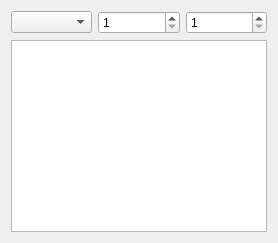
<?xml version="1.0" encoding="UTF-8"?>
<ui version="4.0">
 <class>VerseEntryWdgt</class>
 <widget class="QWidget" name="VerseEntryWdgt">
  <property name="windowTitle">
   <string>Verse Entry Widget</string>
  </property>
  <layout class="QVBoxLayout" name="VLVerseEntryWdgt">
   <item>
    <layout class="QHBoxLayout" name="HLLocation">
     <item>
      <widget class="QComboBox" name="CBBibleBook"/>
     </item>
     <item>
      <widget class="QSpinBox" name="SBChapterNo">
       <property name="minimum">
        <number>1</number>
       </property>
       <property name="maximum">
        <number>150</number>
       </property>
      </widget>
     </item>
     <item>
      <widget class="QSpinBox" name="SBVerseNo">
       <property name="minimum">
        <number>1</number>
       </property>
       <property name="maximum">
        <number>176</number>
       </property>
      </widget>
     </item>
    </layout>
   </item>
   <item>
    <widget class="QPlainTextEdit" name="PTEVerseText"/>
   </item>
  </layout>
 </widget>
 <resources/>
 <connections/>
</ui>
